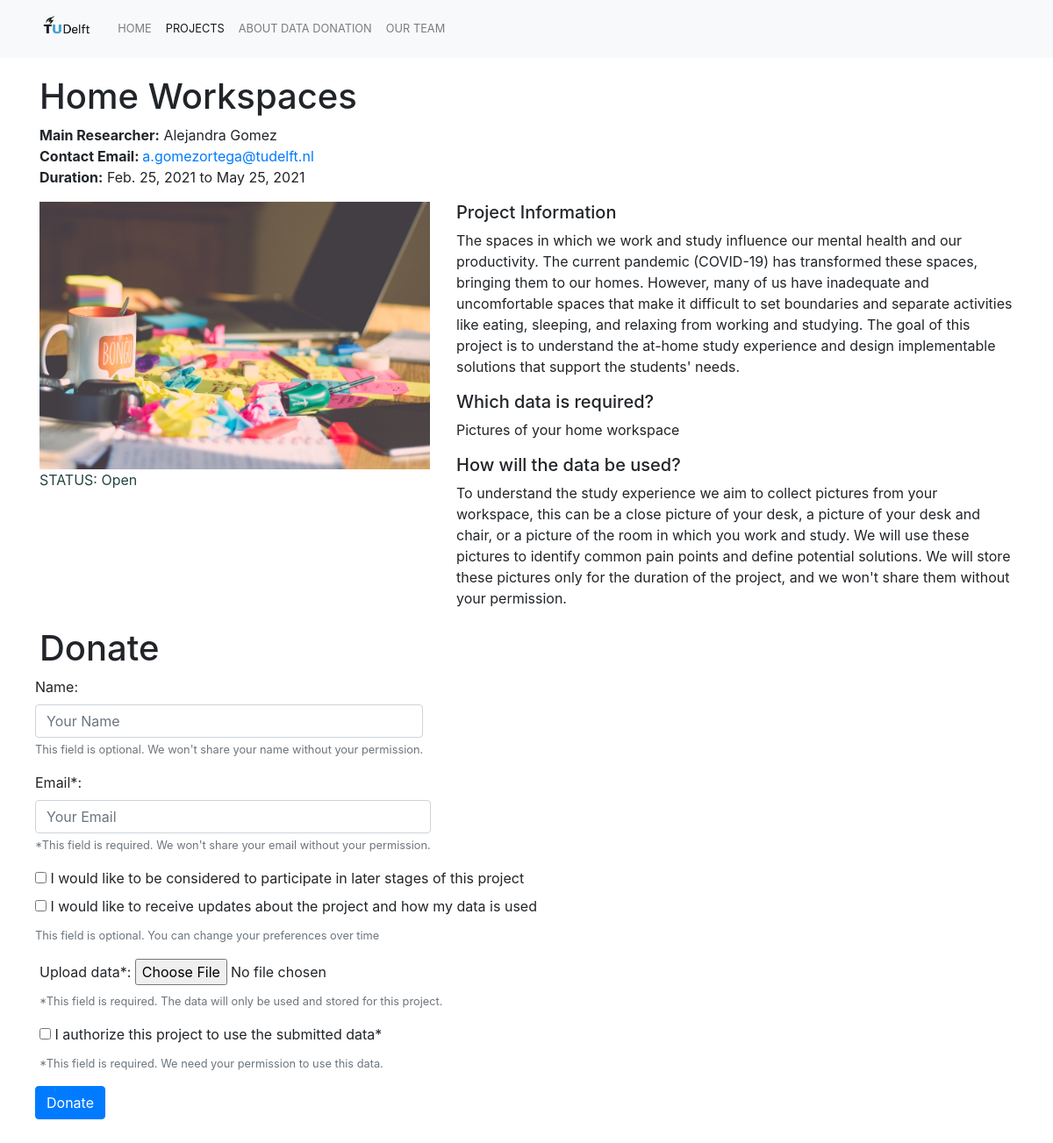
/causes/1/, run on the app's committed database.
### causes/models.py (models this page shows, shortened)
class Cause(models.Model):
    title = models.CharField(max_length=100, blank=False, null=True) # Short string frield to hold the name of the cause
    description_tweet = models.CharField(max_length=280, blank=False, null=True) #Tweet-Like description of project
    description = models.TextField(blank=False, null=True) # Large string frield to hold a piece of text
    data = models.CharField(max_length=100, blank=False, null=True) # Short string
    image = models.ImageField(upload_to="images", blank=True, null=True)
    active = models.BooleanField(default=False, null=True) # Status: Accepting data or not
    start = models.DateField(blank=False, null=True) # Start of project
    end = models.DateField(blank=False, null=True) # End of project
    contact_name = models.CharField(max_length=100, blank=False, null=True) #Name of Researcher
    contact_email = models.EmailField(blank=False, null=True) # Email of person in charge.
    data_info = models.TextField(blank=False, null=True)

### causes/views.py (the view)
# urls.py: path("<int:pk>/", views.cause_detail, name="cause_detail"), # Dynamically generate URLs
def cause_detail(request, pk):
    cause = Cause.objects.get(pk=pk) # Query: Retrieves the project with primary key pk
    if request.method == 'POST':
        form = DonationForm(request.POST, request.FILES)
        if form.is_valid():
            donation = Donation(
                name=form.cleaned_data["name"],
                data=form.cleaned_data["data"],
                email=form.cleaned_data["email"],
                available=form.cleaned_data["available"],
                updates=form.cleaned_data["updates"],
                authorize=form.cleaned_data["permission"],
                cause= cause
            )
            donation.save()
            messages.success(request, "Thank You! Your Donation was Received")
            context = {'cause' : cause, 'form': form}
            return render(request, "cause_thanks.html", context)
        else:
            context = {'cause': cause, 'form': form}
            return render(request, "cause_detail.html", context)
    else:
        form = DonationForm() # Empty form
        context = {'cause': cause, 'form': form}
        return render(request, "cause_detail.html", context)

### causes/forms.py
class DonationForm(forms.Form):
    name = forms.CharField(
        required=False,
        label="Insert Your Name:",
        max_length=100,
        widget=forms.TextInput(attrs={  #HTML Text Input element
            "class": "form-control",
            "placeholder": "Your Name"
        })
    )
    email = forms.EmailField(max_length=255,
            required=True,
            label="Insert Your Email*",
            validators=[validate_email],
            widget=forms.EmailInput(attrs={
                "class" : "form-control",
                "placeholder": "Your Email"
            })
    )
    data = forms.ImageField(
        required=True,
        label="Upload Your Data:",
        widget=forms.FileInput()
    )
    available = forms.BooleanField(
        required=False,
        initial=False,
        widget=forms.CheckboxInput(attrs={"class": "checkbox"})
    )
    updates = forms.BooleanField(
        required=False,
        initial=False,
        widget=forms.CheckboxInput(attrs={"class": "checkbox"})
    )
    permission = forms.BooleanField(
        required=True,
        initial=False,
        widget=forms.CheckboxInput(attrs={"class": "checkbox"})
    )

### causes/templates/cause_detail.html (shortened to what this page needs)
{% extends "base.html" %}
{% load static %}
{% block page_content %}
<div style="padding-top: 20px">
<h1>{{ cause.title }}</h1>
    <p><b>Main Researcher:</b> {{ cause.contact_name }}<br>
        <b>Contact Email: </b><a href="mailto:{{ cause.contact_email }}">{{ cause.contact_email }}</a><br>
        <b>Duration:</b> {{ cause.start}} to {{ cause.end }}</p>
</div>
<div class="row">
    <div class="col-md-5">
        <img src="{{ cause.image.url }}" alt="" width="100%">
            {% if cause.active %}
            <p style="color:#254441">STATUS: Open</p>
            {% else %}
            <p style="color:#9E2B25">STATUS: Closed</p>
        {% endif %}
    </div>
    <div class="col-md-7">
        <h5>Project Information</h5>
        <p>{{ cause.description }}</p>
        <h5>Which data is required?</h5>
        <p>{{ cause.data }}</p>
        <h5>How will the data be used?</h5>
        <p>{{ cause.data_info }}</p>
    </div>
</div>
<div class="row", style="padding-top: 5px;">
<div class="col" style="padding-bottom: 40px">
    {% if cause.active %}
        <h1>Donate</h1>
        <form action="/causes/{{ cause.pk }}/", method="post", enctype="multipart/form-data">
            <div class="form-row">
                    <div class="form-group">
                    <label>Name:</label>
                    {{ form.name }}
                    <small class="form-text text-muted">This field is optional. We won't share your name without your permission.</small>
                     </div>
            </div>
            <div class="form-row">
                    <div class="form-group">
                    <label>Email*:</label>
                    {{ form.email }}
                    <small class="form-text text-muted">*This field is required. We won't share your email without your permission.</small>
                    </div>
            </div>
            <div class="form-row">
               <div class="form-group">
                    {{ form.available }} <label>I would like to be considered to participate in later stages of this project</label><br>
                    {{ form.updates }} <label>I would like to receive updates about the project and how my data is used</label>
                    <small class="form-text text-muted">This field is optional. You can change your preferences over time</small>
                </div>
            </div>
                <div class="form-group">
                    <label>Upload data*:</label>
                    {{ form.data }}
                    <small class="form-text text-muted">*This field is required. The data will only be used and stored for this project.</small>
                </div>
                <div class="form-group">
                    {{ form.permission }} <label>I authorize this project to use the submitted data*</label>
                    <small class="form-text text-muted">*This field is required. We need your permission to use this data.</small>
                </div>
            <div class="form-row">
                <button type="submit" class="btn btn-primary"> Donate </button>
            </div>
        </form>
    {% endif %}
</div>
</div>
{% endblock %}

### data on the page
Cause: title "Home Workspaces", contact_name "Alejandra Gomez", contact_email "a.gomezortega@tudelft.nl", start "Feb. 25, 2021", end "May 25, 2021", image (picture), description "The spaces in which we work and study influence our mental health and our productivity. The current pandemic (COVID-19) has transformed these spaces, bringing them to our homes. However, many of us have inadequate and uncomfortable spaces that make it difficult to set boundaries and separate activities like eating, sleeping, and relaxing from working and studying. The goal of this project is to understand the at-home study experience and design implementable solutions that support the students' needs.", data "Pictures of your home workspace", data_info "To understand the study experience we aim to collect pictures from your workspace, this can be a close picture of your desk, a picture of your desk and chair, or a picture of the room in which you work and study. We will use these pictures to identify common pain points and define potential solutions. We will store these pictures only for the duration of the project, and we won't share them without your permission."
